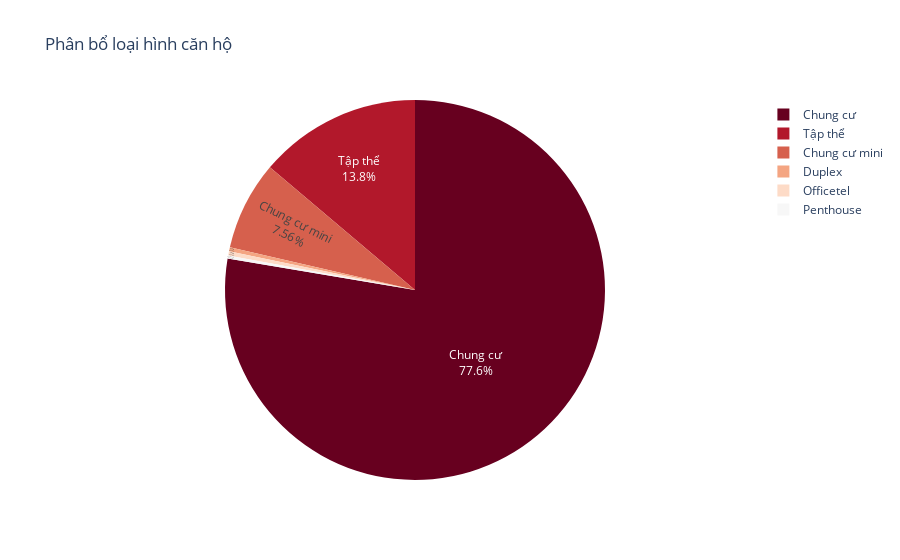

Source (notebook cell):
### Code cell
import plotly.express as px

# Đếm số lượng từng loại hình căn hộ
data = df['Loại hình căn hộ'].value_counts().reset_index()
data.columns = ['Loại hình căn hộ', 'Số lượng']

# Vẽ biểu đồ tròn
fig = px.pie(
    data, 
    values='Số lượng', 
    names='Loại hình căn hộ', 
    title='Phân bổ loại hình căn hộ',
    color_discrete_sequence=px.colors.sequential.RdBu
)
fig.update_traces(textposition='inside', textinfo='percent+label')
fig.show()

### Figure 1 — Plotly figure (JSON) as saved in the notebook; plotly's stock layout.template omitted (floating-point values rounded to 4 significant figures)
{"data": [{"domain": {"x": [0, 1], "y": [0, 1]}, "hovertemplate": "Loại hình căn hộ=%{label}<br>Số lượng=%{value}<extra></extra>", "labels": ["Chung cư", "Tập thể", "Chung cư mini", "Duplex", "Officetel", "Penthouse"], "legendgroup": "", "name": "", "showlegend": true, "textinfo": "percent+label", "textposition": "inside", "type": "pie", "values": [1757, 313, 171, 8, 8, 6]}], "layout": {"legend": {"tracegroupgap": 0}, "piecolorway": ["rgb(103,0,31)", "rgb(178,24,43)", "rgb(214,96,77)", "rgb(244,165,130)", "rgb(253,219,199)", "rgb(247,247,247)", "rgb(209,229,240)", "rgb(146,197,222)", "rgb(67,147,195)", "rgb(33,102,172)", "rgb(5,48,97)"], "title": {"text": "Phân bổ loại hình căn hộ"}}}
